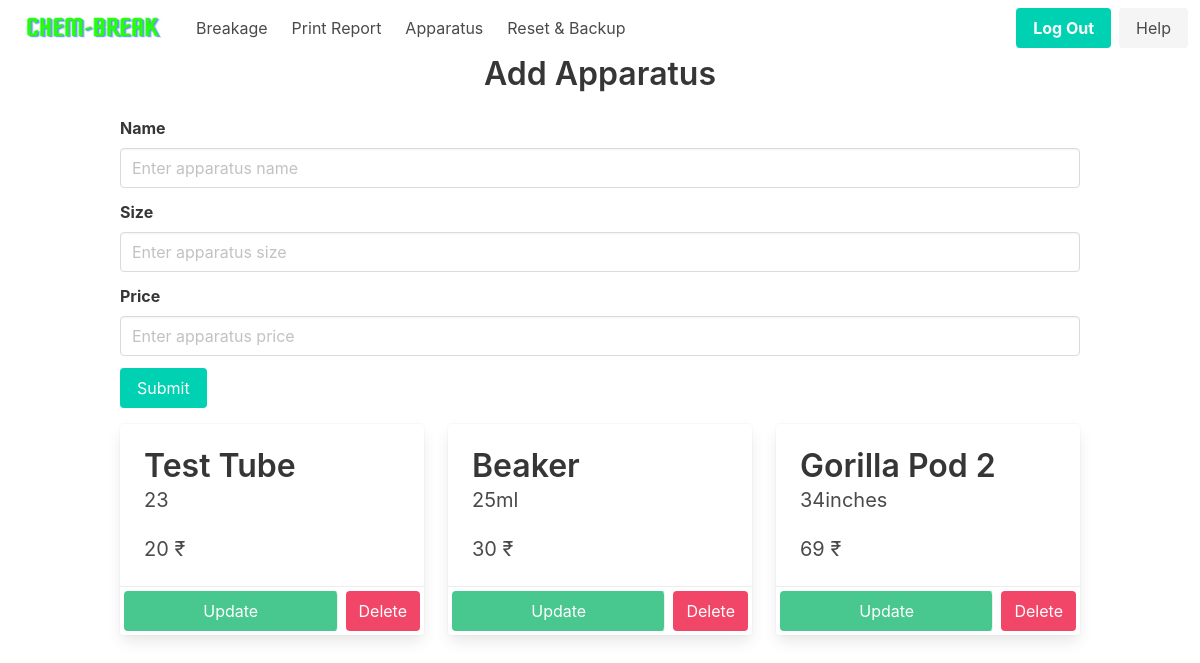
The app's page /home/apparatus (signed in), older data.
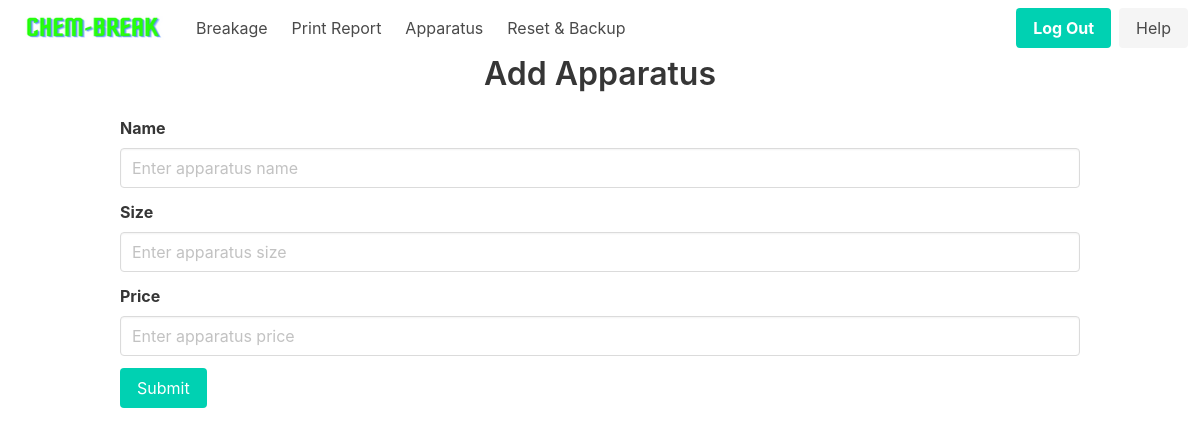
The same page, newer data.
### app/models.py (models this page shows, shortened)
class Apparatus(db.Model):
    __tablename__ = "apparatus"
    id = db.Column(db.Integer, primary_key=True)
    name = db.Column(db.String(100), nullable=False)
    size = db.Column(db.String(100), nullable=False)
    price = db.Column(db.Integer, nullable=False)
    apparatus = db.relationship(
        'Breakage', backref='breakage', lazy=True, cascade='all, delete-orphan')

### app/routes.py (the view)
@main.route('/home/apparatus')
@login_required
def apparatus():
    return render_template('apparatus.html', apparatuses=Apparatus.query.all())

### app/__init__.py (called while the page is built)
def create_app(config=None):
    app = Flask(__name__)
    if config:
        app.config.from_object(config)
    db.init_app(app)
    login_manager = LoginManager()
    login_manager.login_view = 'auth.login'
    login_manager.init_app(app)
    with app.app_context():
        from app.models import User, Breakage, Student, Apparatus, Record, Bank
        db.create_all()
    from app.models import User
    @login_manager.user_loader
    def load_user(user_id):
        return User.query.get(int(user_id))
    from .auth import auth as auth_blueprint
    app.register_blueprint(auth_blueprint)
    from .routes import main as main_blueprint
    app.register_blueprint(main_blueprint)
    return app

### app/templates/apparatus.html (shortened to what this page needs)
{% extends 'nav_base.html' %}
{% block content %}
<div class="container is-max-desktop">
    <h1 class="title has-text-centered">Add Apparatus</h1>
    <form method="post">
        <div class="field">
            <label class="label">Name</label>
            <div class="control">
                <input class="input" type="text" placeholder="Enter apparatus name" name="name" required>
            </div>
        </div>
        <div class="field">
            <label class="label">Size</label>
            <div class="control">
                <input class="input" type="text" placeholder="Enter apparatus size" name="size">
            </div>
        </div>
        <div class="field">
            <label class="label">Price</label>
            <div class="control">
                <input class="input" type="number" placeholder="Enter apparatus price" name="price" min="0" required>
            </div>
        </div>
        <div class="field">
            <div class="control">
                <button class="button is-primary" type="submit">Submit</button>
            </div>
        </div>
    </form>
</div>
<div class="container mt-4">
    <div class="columns is-multiline">
        {% for apparatus in apparatuses %}
        <div class="column is-one-third">
            <div class="card">
                <div class="card-content">
                    <p class="title">{{ apparatus.name }}</p>
                    <p class="subtitle">{{ apparatus.size }}</p>
                    <p class="subtitle">{{ apparatus.price }} ₹</p>
                </div>
                <footer class="card-footer">
                    <a href="{{ url_for('main.update_apparatus', id = apparatus.id) }}" class="card-footer-item button is-success m-1">Update</a>
                    <form action="{{ url_for('main.delete_apparatus', id=apparatus.id) }}" method="POST">
                        <button type="submit" class="card-footer-item button is-danger m-1">Delete</button>
                    </form>
                </footer>
            </div>
        </div>
        {% endfor %}
    </div>
</div>
{% endblock %}

Row changes from the older to the newer data that the page shows:
removed Apparatus: name "Test Tube", size "23", price "20"
removed Apparatus: name "Beaker", size "25ml", price "30"
removed Apparatus: name "Gorilla Pod 2", size "34inches", price "69"
